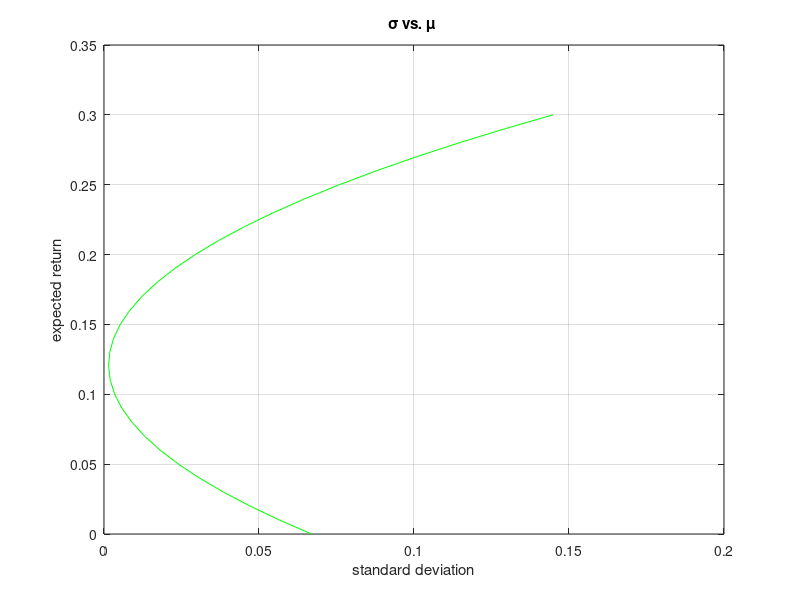
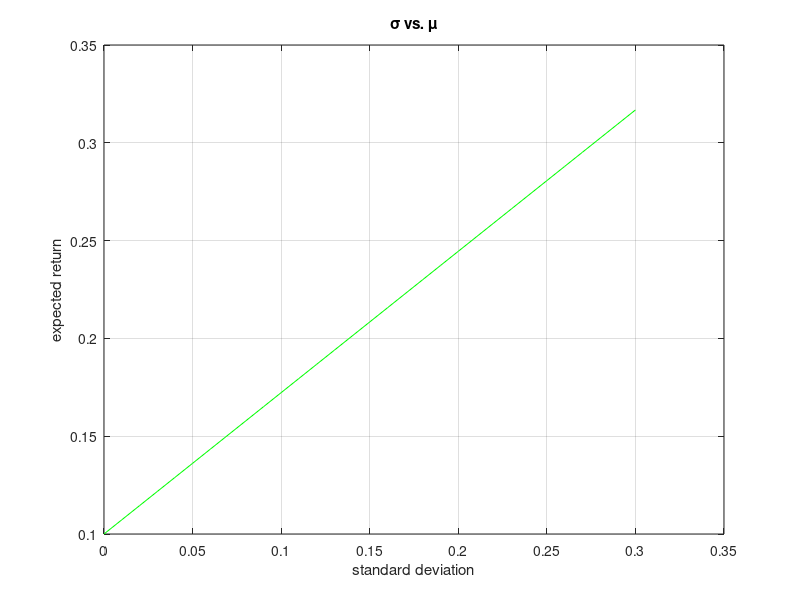

Recreate these plots in MATLAB, in order.
function[] = lab_4()  
    M = [0.1 0.2 0.15];
    C = [0.005 -0.010 0.004; -0.010 0.040 -0.002; 0.004 -0.002 0.023];
    %Part-A
    [mean_vec, var_vec] = Markowitz_EF(M, C);
    f_name = ['\sigma vs. \mu '];
    figure('Name', f_name);
    plot(var_vec, mean_vec, 'g');
    grid on;
    xlabel('standard deviation');
    ylabel('expected return');
    title(f_name)
    %Part-B
    fprintf('\nB)\n');
    u = ones(1, length(M));
    a = (u / C) * u';
    b = (u / C) * M';
    c = (M / C) * M';
    del = (a * c) - (b * b);
    for i = 2:2:20
        l1 = (c - (b * mean_vec(i))) / del;
        l2 = ((a * mean_vec(i)) - b) / del;
        weights = ((l1 * u) + (l2 * M)) / C;
        fprintf('For mean = %.8f, variance = %.8f, ', mean_vec(i), var_vec(i));
        display(weights);
    end
    %Part-C
    fprintf('\nPart C\n\n');
    a = (u / C) * u';
    b = (u / C) * M';
    c = (M / C) * M';
    del = (a * c) - (b * b);
    risk = 0.15;
    returns = roots([a (-2 * b) (c - (risk * risk * del))]);
    fprintf('Returns are\n');
    disp(returns);
    %Part-D
    fprintf('\nPart D\n\n');
    returns = 0.18;
    risk = ((a * returns * returns) - (2 * b * returns) + c) / del;
    fprintf('Minimum Risk is\n');
    disp(risk);
    % Part-E
    fprintf('\nPart E\n\n');
    rf = 0.10;
    u = ones(1, length(M));
    wt_m = (M - (rf * u)) / C;
    wt_m = wt_m / ((M - (rf * u)) / C * u');
    ret_m = M * wt_m';
    sig_m = sqrt(wt_m * C * wt_m');
    fprintf('The Market Portfolio has weights\n');
    disp(wt_m);
    sigs = 0:0.01:0.3;
    rets = rf + (sigs * ((ret_m - rf) / sig_m));
    f_name = ['\sigma vs. \mu'];
      figure('Name', f_name);
    plot(sigs, rets, 'g');
    grid on;
    xlabel('standard deviation');
    ylabel('expected return');
    title(f_name);

end

function [p_mean_vec, p_var_vec] = Markowitz_EF(mean_vec, cov_mat)
    n = length(mean_vec);
    u = ones(1, n);
    a = (u / cov_mat) * u';
    b = (u / cov_mat) * mean_vec';
    c = (mean_vec / cov_mat) * mean_vec';
    del = (a * c) - (b * b);
    p_mean_vec = 0:0.01:0.3;
    p_var_vec = (a * (p_mean_vec .^ 2)) - (2 * b * p_mean_vec) + c;
    p_var_vec = p_var_vec / del;
end
